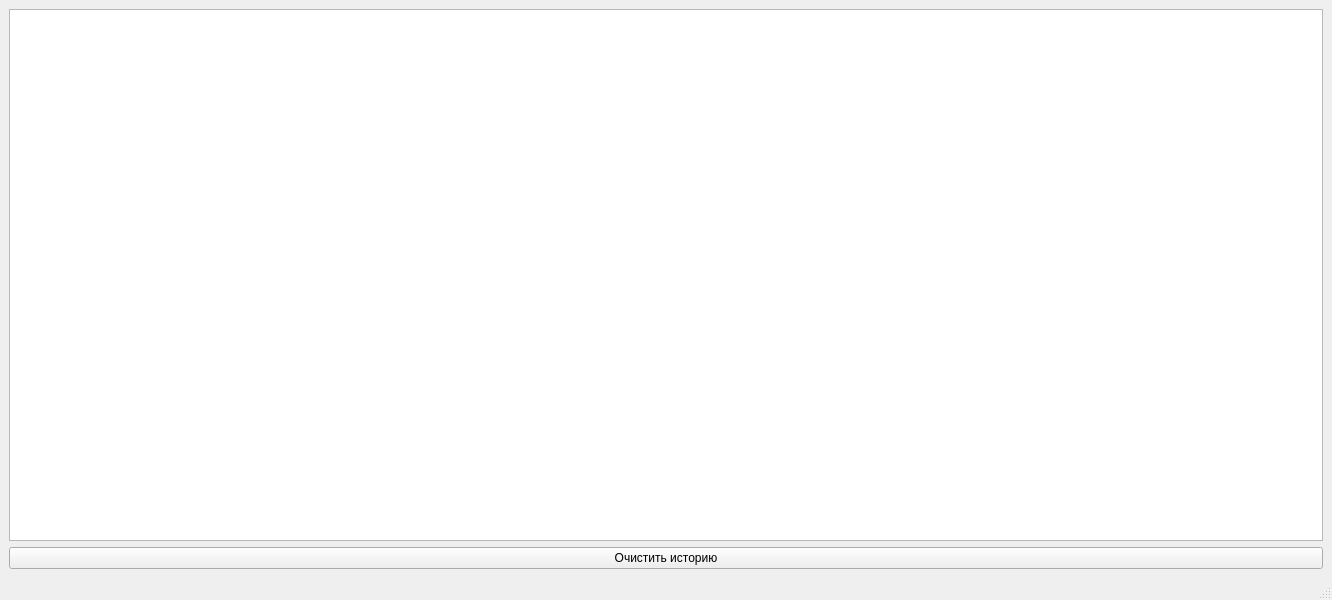
<?xml version="1.0" encoding="UTF-8"?>
<ui version="4.0">
 <class>History</class>
 <widget class="QMainWindow" name="History">
  <property name="geometry">
   <rect>
    <x>0</x>
    <y>0</y>
    <width>1332</width>
    <height>600</height>
   </rect>
  </property>
  <property name="windowTitle">
   <string>История поиска</string>
  </property>
  <widget class="QWidget" name="centralwidget">
   <layout class="QGridLayout" name="gridLayout">
    <item row="0" column="0">
     <widget class="QTableWidget" name="tableWidget"/>
    </item>
    <item row="1" column="0">
     <widget class="QPushButton" name="clear_but">
      <property name="text">
       <string>Очистить историю</string>
      </property>
     </widget>
    </item>
   </layout>
  </widget>
  <widget class="QMenuBar" name="menubar">
   <property name="geometry">
    <rect>
     <x>0</x>
     <y>0</y>
     <width>1332</width>
     <height>22</height>
    </rect>
   </property>
  </widget>
  <widget class="QStatusBar" name="statusbar"/>
 </widget>
 <resources/>
 <connections/>
</ui>
